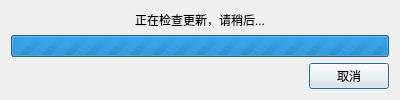
<?xml version="1.0" encoding="UTF-8"?>
<ui version="4.0">
 <class>CheckForUpdateDialog</class>
 <widget class="QDialog" name="CheckForUpdateDialog">
  <property name="geometry">
   <rect>
    <x>0</x>
    <y>0</y>
    <width>400</width>
    <height>85</height>
   </rect>
  </property>
  <property name="windowTitle">
   <string>检查更新</string>
  </property>
  <layout class="QGridLayout" name="gridLayout">
   <item row="1" column="0" colspan="2">
    <widget class="QProgressBar" name="progressBar">
     <property name="maximum">
      <number>0</number>
     </property>
     <property name="value">
      <number>0</number>
     </property>
     <property name="textVisible">
      <bool>false</bool>
     </property>
     <property name="invertedAppearance">
      <bool>false</bool>
     </property>
    </widget>
   </item>
   <item row="0" column="0" colspan="2">
    <widget class="QLabel" name="labelInfo">
     <property name="text">
      <string>正在检查更新，请稍后...</string>
     </property>
     <property name="alignment">
      <set>Qt::AlignCenter</set>
     </property>
    </widget>
   </item>
   <item row="2" column="0">
    <spacer name="horizontalSpacer">
     <property name="orientation">
      <enum>Qt::Horizontal</enum>
     </property>
     <property name="sizeHint" stdset="0">
      <size>
       <width>40</width>
       <height>20</height>
      </size>
     </property>
    </spacer>
   </item>
   <item row="2" column="1">
    <widget class="QPushButton" name="pushButtonCancel">
     <property name="text">
      <string>取消</string>
     </property>
    </widget>
   </item>
  </layout>
 </widget>
 <resources/>
 <connections/>
</ui>
